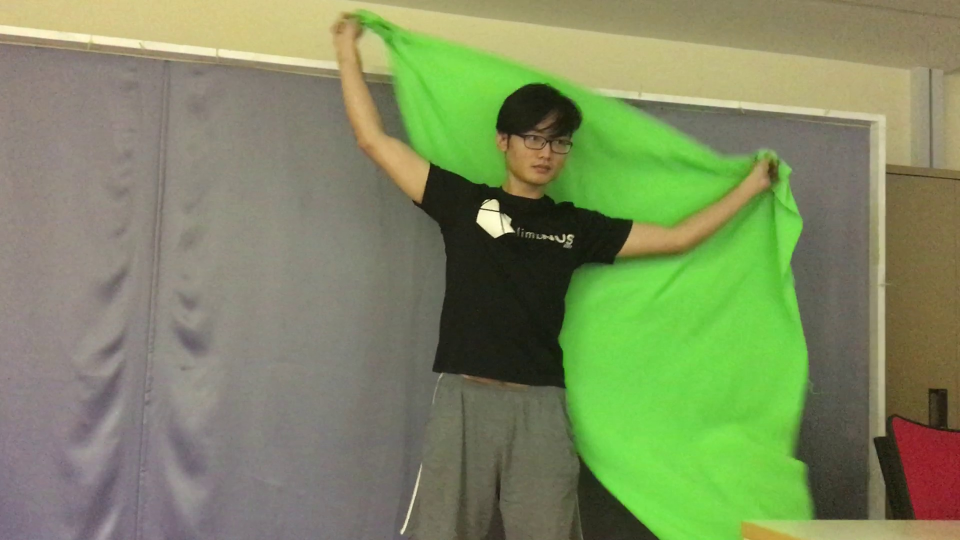
#> input picture Video/Frames/m0.jpg, 1920 x 1080 px (shown at 1/2 size)
$ jupyter execute Threshold.ipynb
#> lines starting #> are read from the running program, lines starting #| are printed output that depends on the picture; after the words box and inside, x2 and y2 are one past the last pixel; in counts of white or black regions, pixels touching at a corner belong together
[cell 1]
import numpy as np
import cv2

[cell 2]
# dummy function
def nothing(x):
    pass

[cell 3]
#Read image
PATH_IMAGE = "./Frames/m0.jpg"
image = cv2.imread(PATH_IMAGE)
#> image is the input picture: shape (1080, 1920, 3); mean B, G, R 96.6, 138.1, 125.6

[cell 4]
def shortcut(x):
    if x == 0:
        cv2.setTrackbarPos('lH', 'Threshold Finder', 0)
        cv2.setTrackbarPos('lS', 'Threshold Finder', 0)
        cv2.setTrackbarPos('lV', 'Threshold Finder', 0)
        cv2.setTrackbarPos('uH', 'Threshold Finder', 180)
        cv2.setTrackbarPos('uS', 'Threshold Finder', 255)
        cv2.setTrackbarPos('uV', 'Threshold Finder', 255)
    elif x == 1:
        cv2.setTrackbarPos('lH', 'Threshold Finder', 0)
        cv2.setTrackbarPos('lS', 'Threshold Finder', 115)
        cv2.setTrackbarPos('lV', 'Threshold Finder', 70)
        cv2.setTrackbarPos('uH', 'Threshold Finder', 80)
        cv2.setTrackbarPos('uS', 'Threshold Finder', 255)
        cv2.setTrackbarPos('uV', 'Threshold Finder', 255)

[cell 5]
def frame_change(x):
    x = x * 30
    global image
    image = cv2.imread("./Frames/m" + str(x) + ".jpg")

[cell 6]
def do_the_thing():
    # Track bar window
    cv2.namedWindow('Threshold Finder')
    cv2.namedWindow('Image', cv2.WINDOW_NORMAL)

    # Track bars
    cv2.createTrackbar('lH','Threshold Finder', 0, 180, nothing)
#> slider 'lH' is set to 36
    cv2.createTrackbar('lS', 'Threshold Finder', 0, 255, nothing)
#> slider 'lS' is set to 51
    cv2.createTrackbar('lV', 'Threshold Finder', 0, 255, nothing)
#> slider 'lV' is set to 51
    cv2.createTrackbar('uH', 'Threshold Finder', 180, 180, nothing)
    cv2.createTrackbar('uS', 'Threshold Finder', 255, 255, nothing)
    cv2.createTrackbar('uV', 'Threshold Finder', 255, 255, nothing)
    cv2.createTrackbar('er', 'Threshold Finder', 0, 3, nothing)
#> slider 'er' is set to 1
    cv2.createTrackbar('di', 'Threshold Finder', 0, 3, nothing)
#> slider 'di' is set to 1
    cv2.createTrackbar('quick', 'Threshold Finder', 0, 1, shortcut)
#> slider 'quick' is set to 1
    cv2.createTrackbar('pic', 'Threshold Finder', 0, 31, frame_change)
#> slider 'pic' is set to 10


    kernel_o = np.ones((5,5),np.uint8)
    kernel_g = cv2.getGaussianKernel(5, 3)
    while True:
        # converting image color to HSV color space
        hsv = cv2.cvtColor(image, cv2.COLOR_RGB2HSV)
#> hsv: shape (1080, 1920, 3); mean H, S, V 94.4, 77.3, 144.4

        # Getting values from track bars
        lH = cv2.getTrackbarPos('lH', 'Threshold Finder')
        uH = cv2.getTrackbarPos('uH', 'Threshold Finder')
        lS = cv2.getTrackbarPos('lS', 'Threshold Finder')
        uS = cv2.getTrackbarPos('uS', 'Threshold Finder')
        lV = cv2.getTrackbarPos('lV', 'Threshold Finder')
        uV = cv2.getTrackbarPos('uV', 'Threshold Finder')
        er = cv2.getTrackbarPos('er', 'Threshold Finder')
        di = cv2.getTrackbarPos('di', 'Threshold Finder')

        lowerb = np.array([lH, lS, lV], np.uint8)
        upperb = np.array([uH, uS, uV], np.uint8)

        mask = cv2.inRange(hsv, lowerb, upperb)
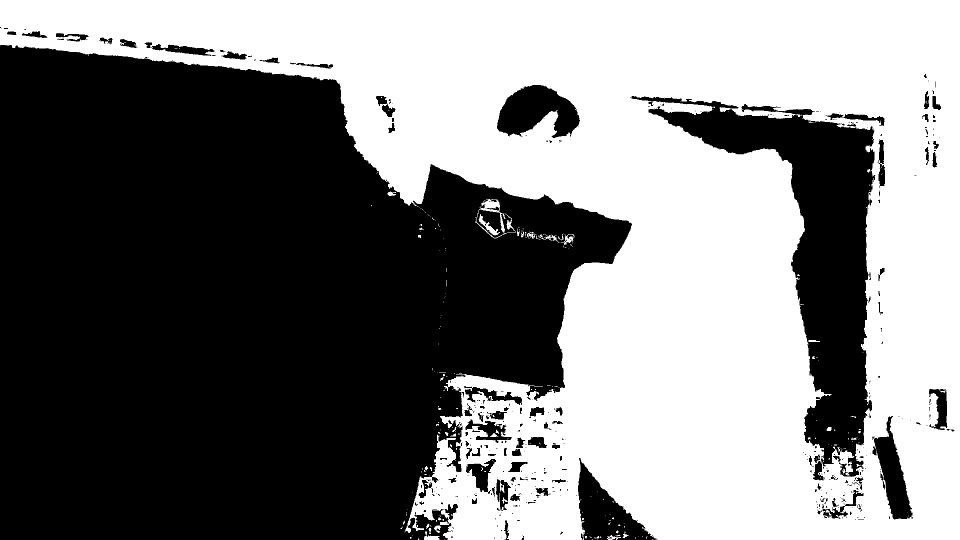
#> mask: shape (1080, 1920) (shown at 1/2 size); 48.7% white; 286 white regions (247 under 20 px), largest, box (x1, y1, x2, y2) and area: (0, 0, 1920, 1080) 1004847, (951, 398, 1031, 477) 1202, (957, 428, 1000, 471) 447

        #erode and dilate
        e1 = cv2.dilate(mask, kernel_g, iterations = di)
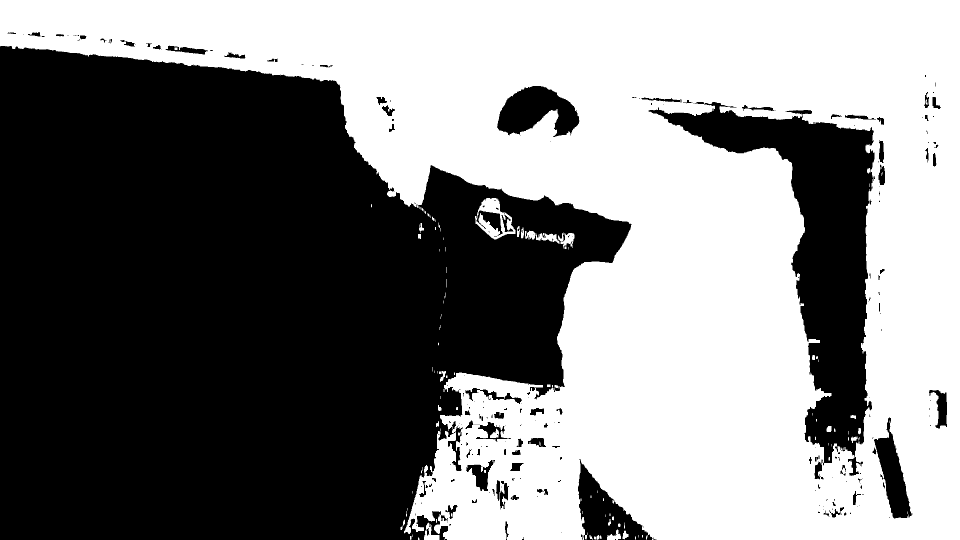
#> e1: shape (1080, 1920) (shown at 1/2 size); 50% white; 265 black regions (171 under 20 px), largest, box (x1, y1, x2, y2) and area: (0, 92, 1263, 1080) 892319, (1297, 204, 1749, 959) 100436, (994, 172, 1159, 274) 10352
        mask = cv2.erode(e1, kernel_g, iterations = er)
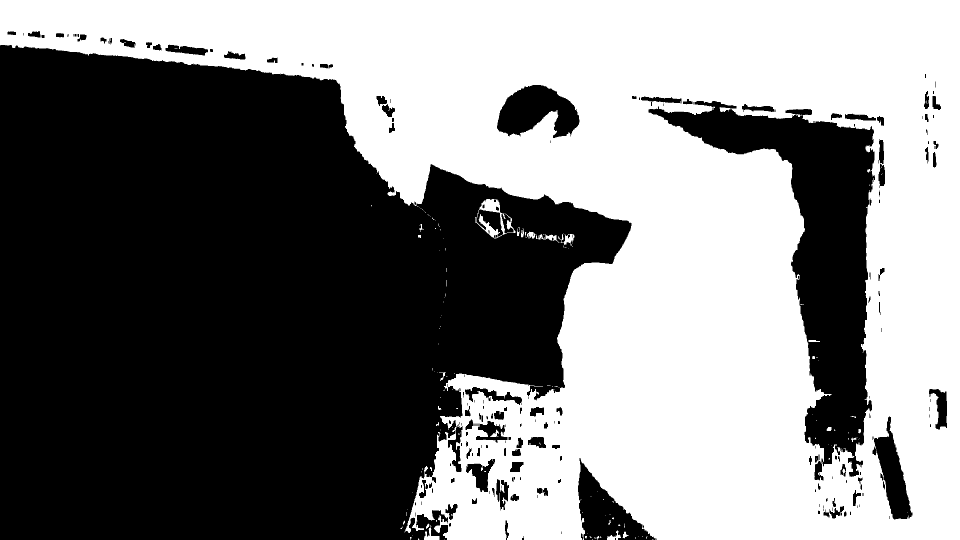
#> mask: shape (1080, 1920) (shown at 1/2 size); 49% white; 161 white regions (134 under 20 px), largest, box (x1, y1, x2, y2) and area: (0, 0, 1920, 1080) 1011661, (950, 398, 1031, 477) 1901, (848, 1050, 879, 1080) 344


        # Bitwise-AND mask and original image
        res = cv2.bitwise_and(hsv, hsv, mask = mask)
#> res: shape (1080, 1920, 3); mean H, S, V 41.6, 59.2, 83.9
        cv2.resizeWindow('Image', 640, 360)
        cv2.imshow('Image', res)

        # Press Q on keyboard to exit
        key = cv2.waitKey(25) & 0xFF
#> (key q is pressed here)
        if key == ord('q'):
            break

    cv2.destroyAllWindows()

$ run again, with Video/Frames/m180.jpg copied over Video/Frames/m0.jpg
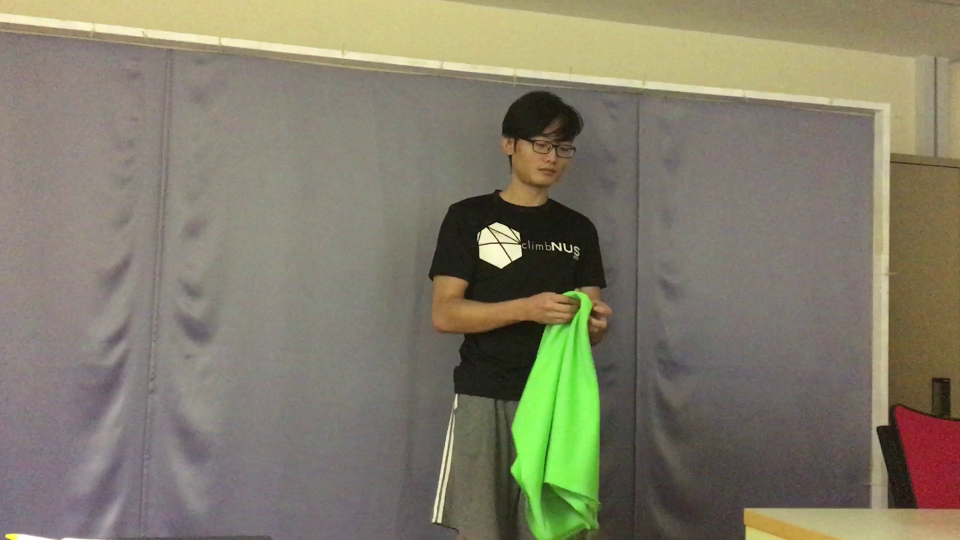
#> input picture Video/Frames/m180.jpg, 1920 x 1080 px (shown at 1/2 size)
#> image is the input picture: shape (1080, 1920, 3); mean B, G, R 106.1, 124.7, 129.7
#> hsv: shape (1080, 1920, 3); mean H, S, V 104.1, 49.7, 132.9
#> in do_the_thing, `mask = cv2.inRange(hsv, lowerb, upperb)`:
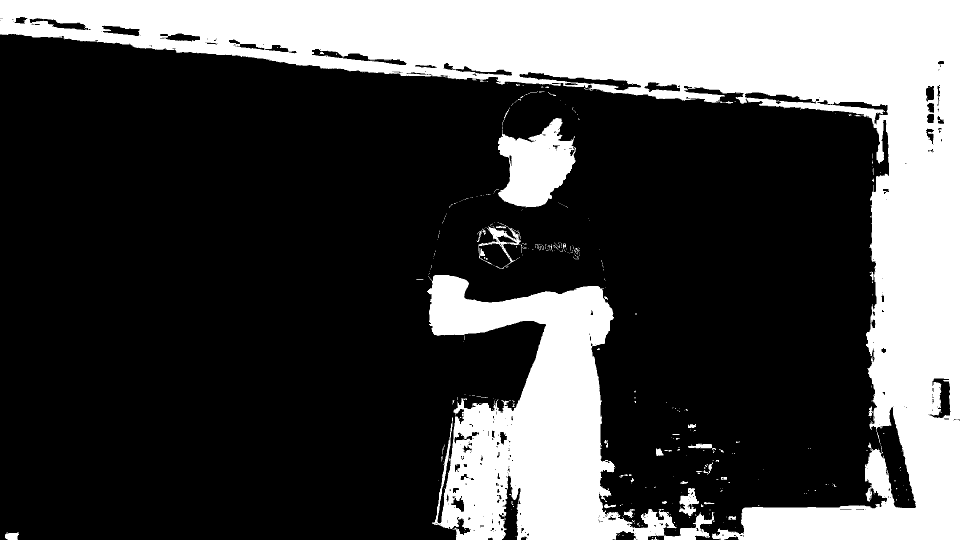
#> mask: shape (1080, 1920) (shown at 1/2 size); 28.9% white; 429 white regions (382 under 20 px), largest, box (x1, y1, x2, y2) and area: (0, 0, 1920, 1080) 443394, (854, 550, 1428, 1080) 132600, (996, 236, 1152, 414) 17252
#> e1: shape (1080, 1920); 30.3% white; 205 white regions (124 under 20 px), largest, box (x1, y1, x2, y2) and area: (0, 0, 1920, 1080) 457693, (854, 528, 1430, 1080) 139673, (992, 213, 1152, 418) 18479
#> in do_the_thing, `mask = cv2.erode(e1, kernel_g, iterations = er)`:
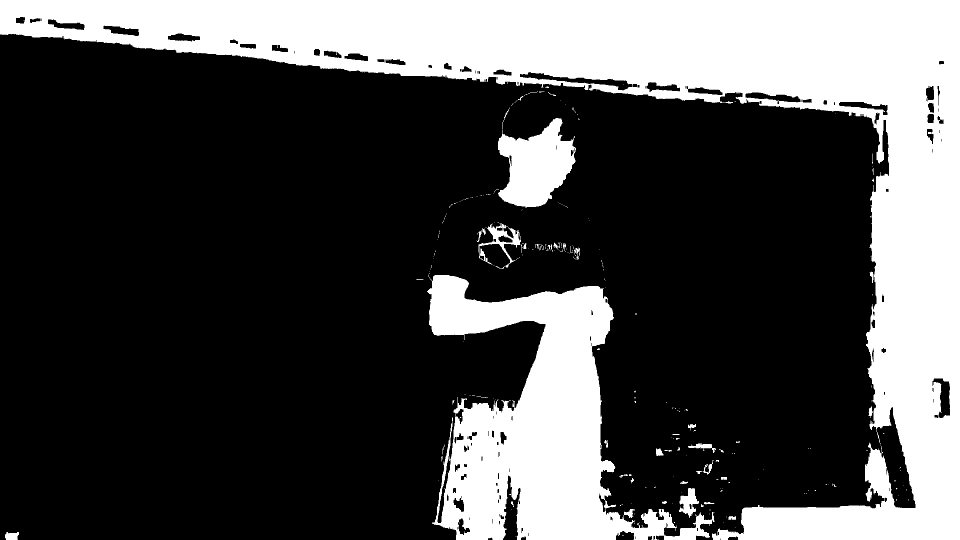
#> mask: shape (1080, 1920) (shown at 1/2 size); 29.2% white; 271 white regions (228 under 20 px), largest, box (x1, y1, x2, y2) and area: (0, 0, 1920, 1080) 446393, (854, 549, 1430, 1080) 134369, (996, 236, 1152, 416) 17446
#> res: shape (1080, 1920, 3); mean H, S, V 27.6, 29.1, 48

$ run again, with Video/Frames/m210.jpg copied over Video/Frames/m0.jpg
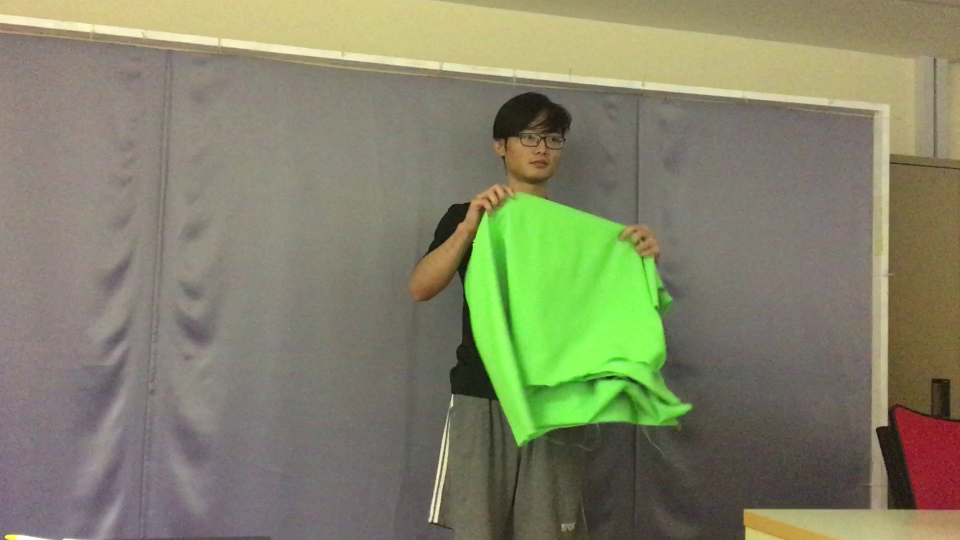
#> input picture Video/Frames/m210.jpg, 1920 x 1080 px (shown at 1/2 size)
#> image is the input picture: shape (1080, 1920, 3); mean B, G, R 104.7, 131.1, 130.3
#> hsv: shape (1080, 1920, 3); mean H, S, V 100.9, 56.8, 138.7
#> in do_the_thing, `mask = cv2.inRange(hsv, lowerb, upperb)`:
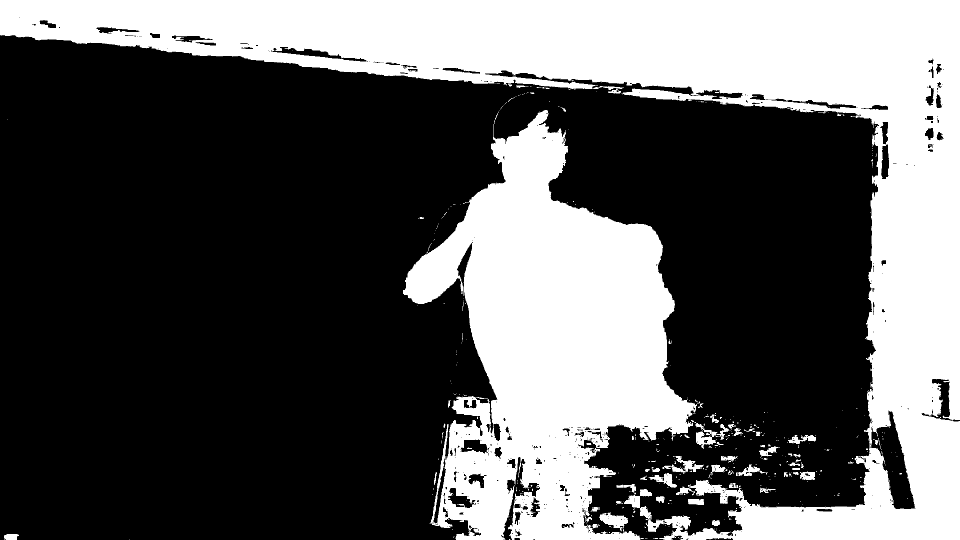
#> mask: shape (1080, 1920) (shown at 1/2 size); 35.6% white; 458 white regions (393 under 20 px), largest, box (x1, y1, x2, y2) and area: (0, 0, 1920, 1080) 463211, (806, 220, 1394, 1080) 262718, (1391, 846, 1458, 898) 1217
#> e1: shape (1080, 1920); 37.1% white; 202 white regions (132 under 20 px), largest, box (x1, y1, x2, y2) and area: (0, 0, 1920, 1080) 480409, (806, 218, 1486, 1080) 276482, (1325, 910, 1408, 952) 1570
#> in do_the_thing, `mask = cv2.erode(e1, kernel_g, iterations = er)`:
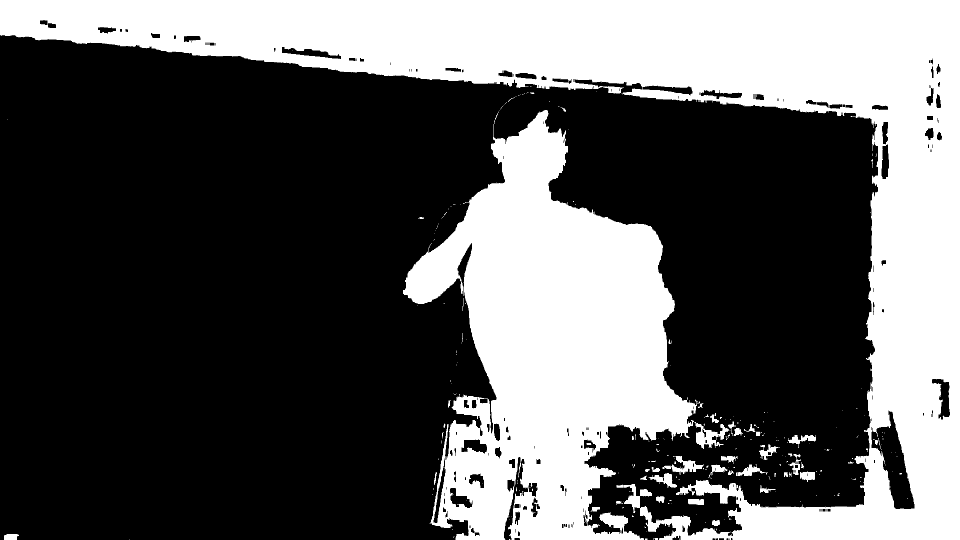
#> mask: shape (1080, 1920) (shown at 1/2 size); 35.9% white; 267 white regions (218 under 20 px), largest, box (x1, y1, x2, y2) and area: (0, 0, 1920, 1080) 468460, (806, 220, 1458, 1080) 268162, (1325, 912, 1408, 950) 1083
#> res: shape (1080, 1920, 3); mean H, S, V 32.6, 38.3, 60.5

$ run again, with Video/Frames/m240.jpg copied over Video/Frames/m0.jpg
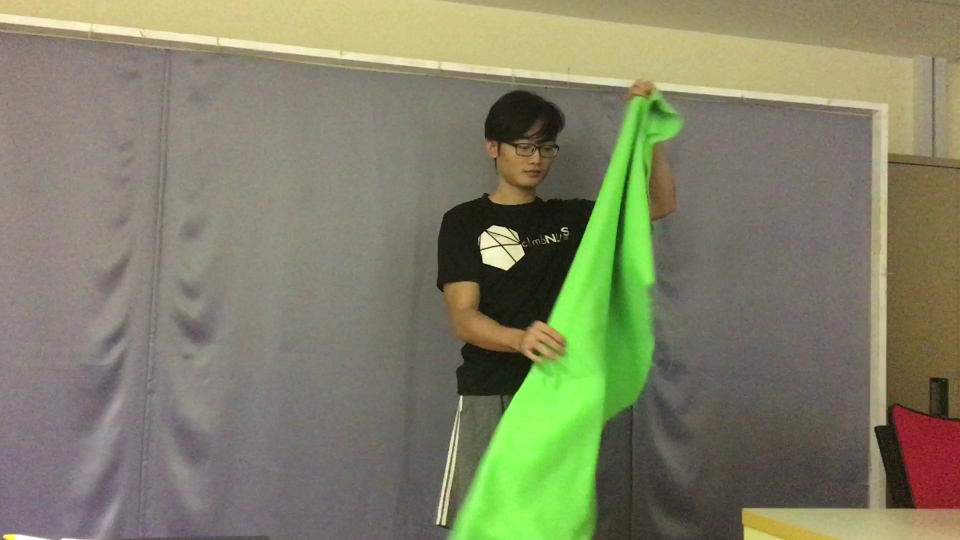
#> input picture Video/Frames/m240.jpg, 1920 x 1080 px (shown at 1/2 size)
#> image is the input picture: shape (1080, 1920, 3); mean B, G, R 103.1, 129.2, 128.4
#> hsv: shape (1080, 1920, 3); mean H, S, V 100.1, 57.5, 136.5
#> in do_the_thing, `mask = cv2.inRange(hsv, lowerb, upperb)`:
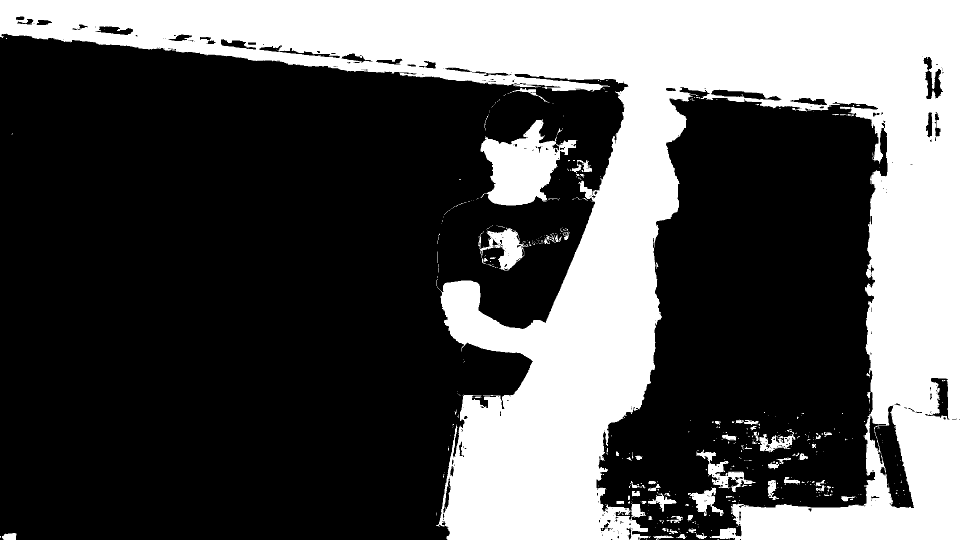
#> mask: shape (1080, 1920) (shown at 1/2 size); 34% white; 521 white regions (445 under 20 px), largest, box (x1, y1, x2, y2) and area: (0, 0, 1920, 1080) 669752, (961, 238, 1155, 411) 17143, (956, 455, 1057, 542) 3595
#> e1: shape (1080, 1920); 35.4% white; 244 white regions (143 under 20 px), largest, box (x1, y1, x2, y2) and area: (0, 0, 1920, 1080) 689822, (961, 236, 1155, 413) 18628, (956, 451, 1057, 544) 4689
#> in do_the_thing, `mask = cv2.erode(e1, kernel_g, iterations = er)`:
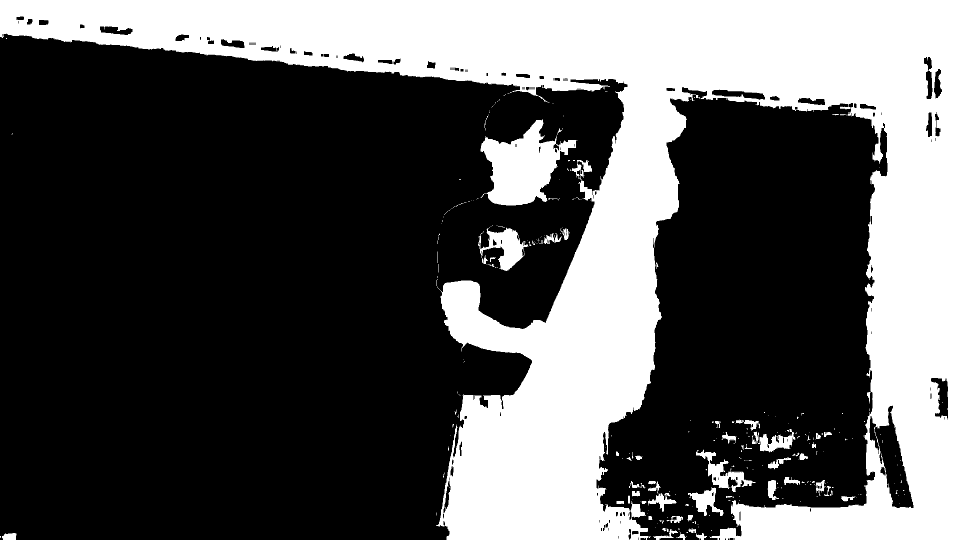
#> mask: shape (1080, 1920) (shown at 1/2 size); 34.3% white; 306 white regions (243 under 20 px), largest, box (x1, y1, x2, y2) and area: (0, 0, 1920, 1080) 675482, (961, 238, 1155, 411) 17343, (956, 453, 1057, 542) 3962
#> res: shape (1080, 1920, 3); mean H, S, V 31, 37.4, 58.8
